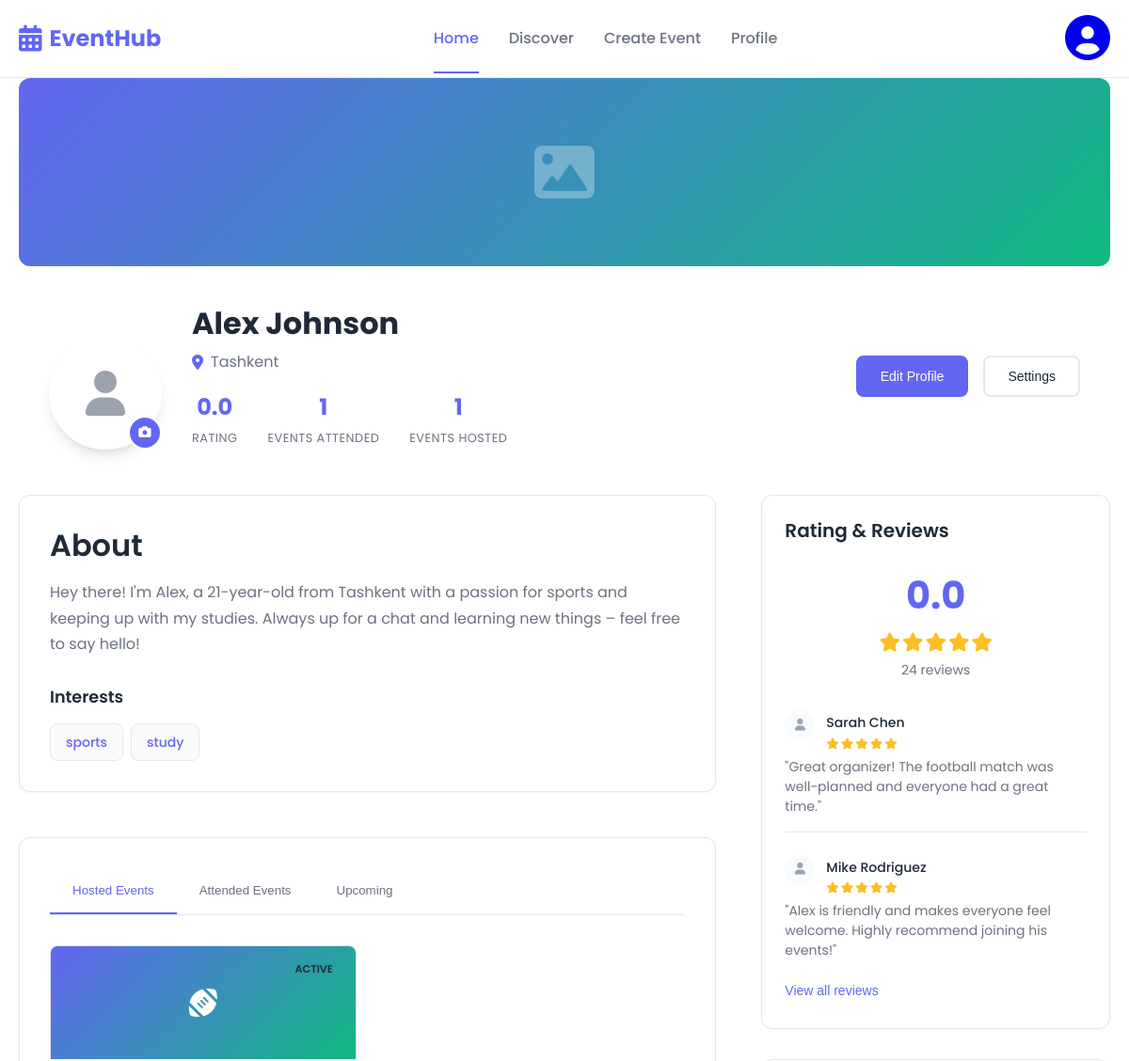
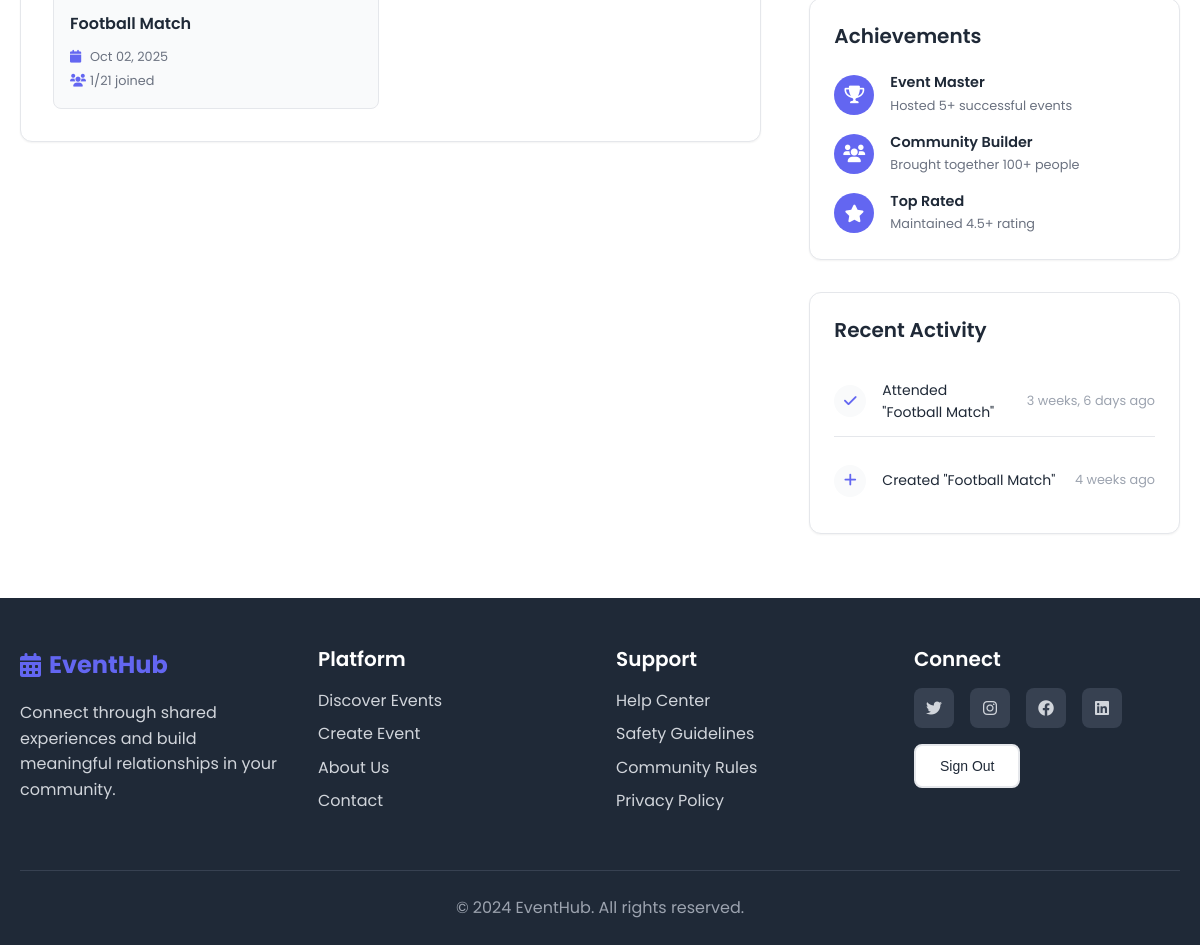
Page /auth/profile/ (signed in) on the committed database (2 pictures, top to bottom).
### apps/accounts/models.py (models this page shows, shortened)
class Profile(models.Model):
    user = models.OneToOneField(User, on_delete=models.CASCADE, related_name="profile")
    name = models.CharField(max_length=100, null=True, blank=True)
    surname = models.CharField(max_length=100, null=True, blank=True)
    age = models.PositiveIntegerField(null=True, blank=True)
    location = models.CharField(max_length=100, null=True, blank=True)
    interests = models.CharField(max_length=255, null=True, blank=True)
    bio = models.CharField(max_length=255, null=True, blank=True)
    rating = models.FloatField(default=0)

### apps/base/models.py (models this page shows, shortened)
class Event(models.Model):
    CATEGORY_CHOICES = [
        ('sports', 'Sports'),
        ('gaming', 'Gaming'),
        ('study', 'Study Groups'),
        ('social', 'Social'),
        ('entertainment', 'Entertainment'),
        ('outdoor', 'Outdoor'),
        ('food', 'Food & Drinks'),
        ('arts', 'Arts & Culture'),
        ('fitness', 'Fitness & Wellness'),
        ('tech', 'Technology'),
    ]
    VISIBILITY_CHOICES = [
        ('public', 'Public'),
        ('private', 'Private'),
    ]
    APPROVAL_CHOICES = [
        ('automatic', 'Automatic'),
        ('manual', 'Manual'),
    ]
    title = models.CharField(max_length=200)
    telegram = models.CharField(max_length=200)
    description = models.TextField()
    category = models.CharField(max_length=50, choices=CATEGORY_CHOICES)
    image = models.ImageField(upload_to="base/event_images/", blank=True, null=True)
    date = models.DateField()
    time = models.TimeField()
    location = models.CharField(max_length=255)
    attendees = models.ManyToManyField(User, through="EventAttendance", related_name="attended_events")
    max_attendees = models.PositiveIntegerField(default=50)
    min_age = models.PositiveIntegerField(blank=True, null=True)
    max_age = models.PositiveIntegerField(blank=True, null=True)
    gender_balance = models.CharField(max_length=20, default="any")
    visibility = models.CharField(max_length=10, choices=VISIBILITY_CHOICES, default="public")
    approval = models.CharField(max_length=10, choices=APPROVAL_CHOICES, default="automatic")
    capacity = models.PositiveIntegerField(default=20)
    special_requirements = models.TextField(blank=True, null=True)
    created_by = models.ForeignKey(User, on_delete=models.CASCADE, related_name="events")
    created_at = models.DateTimeField(auto_now_add=True)

### apps/accounts/views.py (the view, shortened to what this page needs)
# urls.py: path("profile/", ProfielView.as_view(), name="profile"),
class ProfielView(LoginRequiredMixin, TemplateView):
    template_name = "registration/profile.html"
    def get_context_data(self, **kwargs):
        context = super().get_context_data(**kwargs)
        user = self.request.user
        try:
            profile = Profile.objects.get(user=user)
            event_count = user.events.count()
            attended_events_count = EventAttendance.objects.filter(user=user).count()
            if not profile.bio:
                bio = generate_bio(profile.interests, profile.name, profile.age, profile.location)
                profile.bio = bio
                profile.save()
            else:
                bio = profile.bio
            profile.interests_list = profile.interests.split(",") if profile.interests else []
            activities = []
            created_events = user.events.order_by('-created_at')[:5]
            for event in created_events:
                activities.append({
                    "icon": "fas fa-plus",
                    "message": f'Created "{event.title}"',
                    "time": f'{timesince(event.created_at)} ago',
                    "datetime": event.created_at
                })
            attended = EventAttendance.objects.filter(user=user).order_by('-joined_at')[:5]
            for att in attended:
                activities.append({
                    "icon": "fas fa-check",
                    "message": f'Attended "{att.event.title}"',
                    "time": f'{timesince(att.joined_at)} ago',
                    "datetime": att.joined_at
                })
            rated_events = EventAttendance.objects.filter(event__created_by=user, rating__isnull=False).order_by('-joined_at')[:5]
            activities.sort(key=lambda x: x['datetime'], reverse=True)
            for act in activities:
                act.pop("datetime")  # remove datetime before sending to template
            hosted_events = user.events.all().order_by('-created_at')
            events_data = []
            now = timezone.now()
            for event in hosted_events:
                joined_count = event.attendees.count()
                max_count = event.max_attendees or 20
                event_datetime = timezone.make_aware(
                    datetime.datetime.combine(event.date, event.time)
                )
                if now < event_datetime:
                    status = "Will Start"
                elif now >= event_datetime:
                    status = "Active"
                events_data.append({
                    "title": event.title,
                    "date": event.date,
                    "joined_count": joined_count,
                    "max_count": max_count,
                    "status": status,
                    "icon": "fas fa-football-ball",  # optional placeholder
                })
            context["profile"] = profile
            context["ai_bio"] = bio
            context["event_count"] = event_count
            context["attended_events_count"] = attended_events_count
            context["activities"] = activities
            context["hosted_events"] = events_data
        except Profile.DoesNotExist:
            context["profile"] = None
            context["ai_bio"] = None
            context["activities"] = []
            context["hosted_events"] = []
        return context

### apps/accounts/templates/registration/profile.html (shortened to what this page needs)
{% load static %}
<!DOCTYPE html>
<html lang="en">
<head>
<link rel="stylesheet" href="{% static 'auth/profile.css' %}">
<link rel="stylesheet" href="{% static 'auth/global.css' %}">
  <link rel="stylesheet" href="https://cdnjs.cloudflare.com/ajax/libs/font-awesome/6.0.0/css/all.min.css">
</head>
<body>
  <nav class="navbar">
    <div class="nav-container">
      <div class="nav-brand">
        <i class="fas fa-calendar-alt"></i>
        <span>EventHub</span>
      </div>
      <div class="nav-links">
        <a href="{% url 'base:main' %}" class="nav-link active">Home</a>
        <a href="{% url 'accounts:profile' %}" class="nav-link">Discover</a>
        <a href="{% url 'accounts:profile' %}" class="nav-link">Create Event</a>
        <a href="{% url 'accounts:profile' %}" class="nav-link">Profile</a>
      </div>
      {% if user.is_authenticated %}
      <div class="nav-auth">
        <a href="profile.html" class="profile-link">
          {% if user.profile.picture %}
        <img src="{{ user.profile.picture.url }}" alt="Profile" class="profile-avatar">
          {% else %}
        <a href="{% url 'accounts:profile' %}">
          <i class="fas fa-user-circle profile-icon" style="font-size:3rem;"></i>
        </a>
          {% endif %}
        </a>
      </div>
      {% else %}
      <div class="nav-auth">
        <a href="login.html" class="btn-secondary">Login</a>
        <a href="signup.html" class="btn-primary">Sign Up</a>
      </div>
      {% endif %}
    </div>
  </nav>
  <main class="profile-main">
    <div class="container">
      <div class="profile-header">
        <div class="profile-cover">
          <div class="cover-placeholder">
            <i class="fas fa-image"></i>
          </div>
        </div>
         <div style="height: 100px;" ></div>
        <div class="profile-info">
          <div class="profile-avatar">
            <div class="avatar-placeholder">
              <i class="fas fa-user"></i>
            </div>
            <button class="avatar-edit">
              <i class="fas fa-camera"></i>
            </button>
          </div>
          <div class="profile-details">
            <h1>{{ profile.name }} {{profile.surname}}</h1>
            <p class="profile-location">
              <i class="fas fa-map-marker-alt"></i>
              {{ profile.location }}
            </p>
            <div class="profile-stats">
              <div class="stat">
                <span class="stat-number">{{ profile.rating }}</span>
                <span class="stat-label">Rating</span>
              </div>
              <div class="stat">
                <span class="stat-number">{{ attended_events_count }}</span>
                <span class="stat-label">Events Attended</span>
              </div>
              <div class="stat">
                <span class="stat-number">{{ event_count }}</span>
                <span class="stat-label">Events Hosted</span>
              </div>
            </div>
          </div>
          <div class="profile-actions">
            <button class="btn-primary">Edit Profile</button>
            <button class="btn-secondary">Settings</button>
          </div>
        </div>
      </div>
      <div class="profile-content">
        <div class="main-content">
          <section class="profile-about">
            <h2>About</h2>
            <p>{{ profile.bio }}</p>
  <div class="interests">
    <h3>Interests</h3>
    <div class="interest-tags">
      {% if profile and profile.interests_list %}
        {% for interest in profile.interests_list %}
          <span class="interest-tag">{{ interest }}</span>
        {% endfor %}
      {% else %}
        <span class="interest-tag">No interests listed</span>
      {% endif %}
    </div>
  </div>
          </section>
          <section class="profile-events">
            <div class="events-tabs">
              <button class="tab-btn active" data-tab="hosted">Hosted Events</button>
              <button class="tab-btn" data-tab="attended">Attended Events</button>
              <button class="tab-btn" data-tab="upcoming">Upcoming</button>
            </div>
<div class="tab-content active" id="hosted">
    <div class="events-grid">
        {% for event in hosted_events %}
        <div class="event-card">
            <div class="event-image">
                <div class="image-placeholder">
                    <i class="{{ event.icon }}"></i>
                </div>
                <div class="event-status">{{ event.status }}</div>
            </div>
            <div class="event-content">
                <h3>{{ event.title }}</h3>
                <div class="event-meta">
                    <span><i class="fas fa-calendar"></i> {{ event.date|date:"M d, Y" }}</span>
                    <span><i class="fas fa-users"></i> {{ event.joined_count }}/{{ event.max_count }} joined</span>
                </div>
            </div>
        </div>
        {% empty %}
        <p>No hosted events yet.</p>
        {% endfor %}
    </div>
</div>
          </section>
        </div>
        <aside class="sidebar">
          <div class="rating-card">
            <h3>Rating & Reviews</h3>
            <div class="rating-summary">
              <div class="rating-score">
                <span class="score">{{ profile.rating }}</span>
                <div class="stars">
                  <i class="fas fa-star"></i>
                  <i class="fas fa-star"></i>
                  <i class="fas fa-star"></i>
                  <i class="fas fa-star"></i>
                  <i class="fas fa-star"></i>
                </div>
                <span class="review-count">24 reviews</span>
              </div>
            </div>
            <div class="recent-reviews">
              <div class="review">
                <div class="review-header">
                  <div class="reviewer-avatar">
                    <i class="fas fa-user"></i>
                  </div>
                  <div class="reviewer-info">
                    <span class="reviewer-name">Sarah Chen</span>
                    <div class="review-stars">
                      <i class="fas fa-star"></i>
                      <i class="fas fa-star"></i>
                      <i class="fas fa-star"></i>
                      <i class="fas fa-star"></i>
                      <i class="fas fa-star"></i>
                    </div>
                  </div>
                </div>
                <p>"Great organizer! The football match was well-planned and everyone had a great time."</p>
              </div>
              <div class="review">
                <div class="review-header">
                  <div class="reviewer-avatar">
                    <i class="fas fa-user"></i>
                  </div>
                  <div class="reviewer-info">
                    <span class="reviewer-name">Mike Rodriguez</span>
                    <div class="review-stars">
                      <i class="fas fa-star"></i>
                      <i class="fas fa-star"></i>
                      <i class="fas fa-star"></i>
                      <i class="fas fa-star"></i>
                      <i class="fas fa-star"></i>
                    </div>
                  </div>
                </div>
                <p>"Alex is friendly and makes everyone feel welcome. Highly recommend joining his events!"</p>
              </div>
            </div>
            <button class="btn-text">View all reviews</button>
          </div>
          <div class="achievements-card">
            <h3>Achievements</h3>
            <div class="achievements">
              <div class="achievement">
                <i class="fas fa-trophy"></i>
                <div class="achievement-info">
                  <h4>Event Master</h4>
                  <p>Hosted 5+ successful events</p>
                </div>
              </div>
              <div class="achievement">
                <i class="fas fa-users"></i>
                <div class="achievement-info">
                  <h4>Community Builder</h4>
                  <p>Brought together 100+ people</p>
                </div>
              </div>
              <div class="achievement">
                <i class="fas fa-star"></i>
                <div class="achievement-info">
                  <h4>Top Rated</h4>
                  <p>Maintained 4.5+ rating</p>
                </div>
              </div>
            </div>
          </div>
      <div class="activity-card">
          <h3>Recent Activity</h3>
          <div class="activity-list">
              {% for activity in activities %}
                  <div class="activity-item">
                      <i class="{{ activity.icon }}"></i>
                      <span>{{ activity.message }}</span>
                      <time>{{ activity.time }}</time>
                  </div>
              {% empty %}
                  <p>No recent activity yet.</p>
              {% endfor %}
          </div>
      </div>
        </aside>
      </div>
    </div>
  </main>
  <footer class="footer">
    <div class="container">
      <div class="footer-content">
        <div class="footer-section">
          <div class="footer-brand">
            <i class="fas fa-calendar-alt"></i>
            <span>EventHub</span>
          </div>
          <p>Connect through shared experiences and build meaningful relationships in your community.</p>
        </div>
        <div class="footer-section">
          <h4>Platform</h4>
          <ul>
            <li><a href="discover.html">Discover Events</a></li>
            <li><a href="create-event.html">Create Event</a></li>
            <li><a href="about.html">About Us</a></li>
            <li><a href="contact.html">Contact</a></li>
          </ul>
        </div>
        <div class="footer-section">
          <h4>Support</h4>
          <ul>
            <li><a href="#">Help Center</a></li>
            <li><a href="#">Safety Guidelines</a></li>
            <li><a href="#">Community Rules</a></li>
            <li><a href="#">Privacy Policy</a></li>
          </ul>
        </div>
        <div class="footer-section">
          <h4>Connect</h4>
          <div class="social-links">
            <a href="#"><i class="fab fa-twitter"></i></a>
            <a href="#"><i class="fab fa-instagram"></i></a>
            <a href="#"><i class="fab fa-facebook"></i></a>
            <a href="#"><i class="fab fa-linkedin"></i></a>
          </div>
          <form action="{% url 'accounts:logout' %}" method="post" style="margin-top: 16px;">
            <button type="submit" class="btn-secondary">Sign Out</button>
          </form>
        </div>
      </div>
      <div class="footer-bottom">
        <p>&copy; 2024 EventHub. All rights reserved.</p>
      </div>
    </div>
  </footer>
</body>
</html>

### rows in the picture
Profile: name "Alex", surname "Johnson", location "Tashkent", rating "0.0", bio "Hey there! I'm Alex, a 21-year-old from Tashkent with a passion for sports and keeping up with my studies. Always up for a chat and learning new things – feel free to say hello!"
Event: title "Football Match", date "Oct 02, 2025"

### other values in the picture
{{ attended_events_count }} "1"
{{ event_count }} "1"
{{ interest }} "sports" "study"
{{ event.status }} "ACTIVE"
{{ event.joined_count }} "1"
{{ event.max_count }} "21"
{{ activity.message }} "Attended \"Football Match\"" "Created \"Football Match\""
{{ activity.time }} "3 weeks, 6 days ago" "4 weeks ago"
